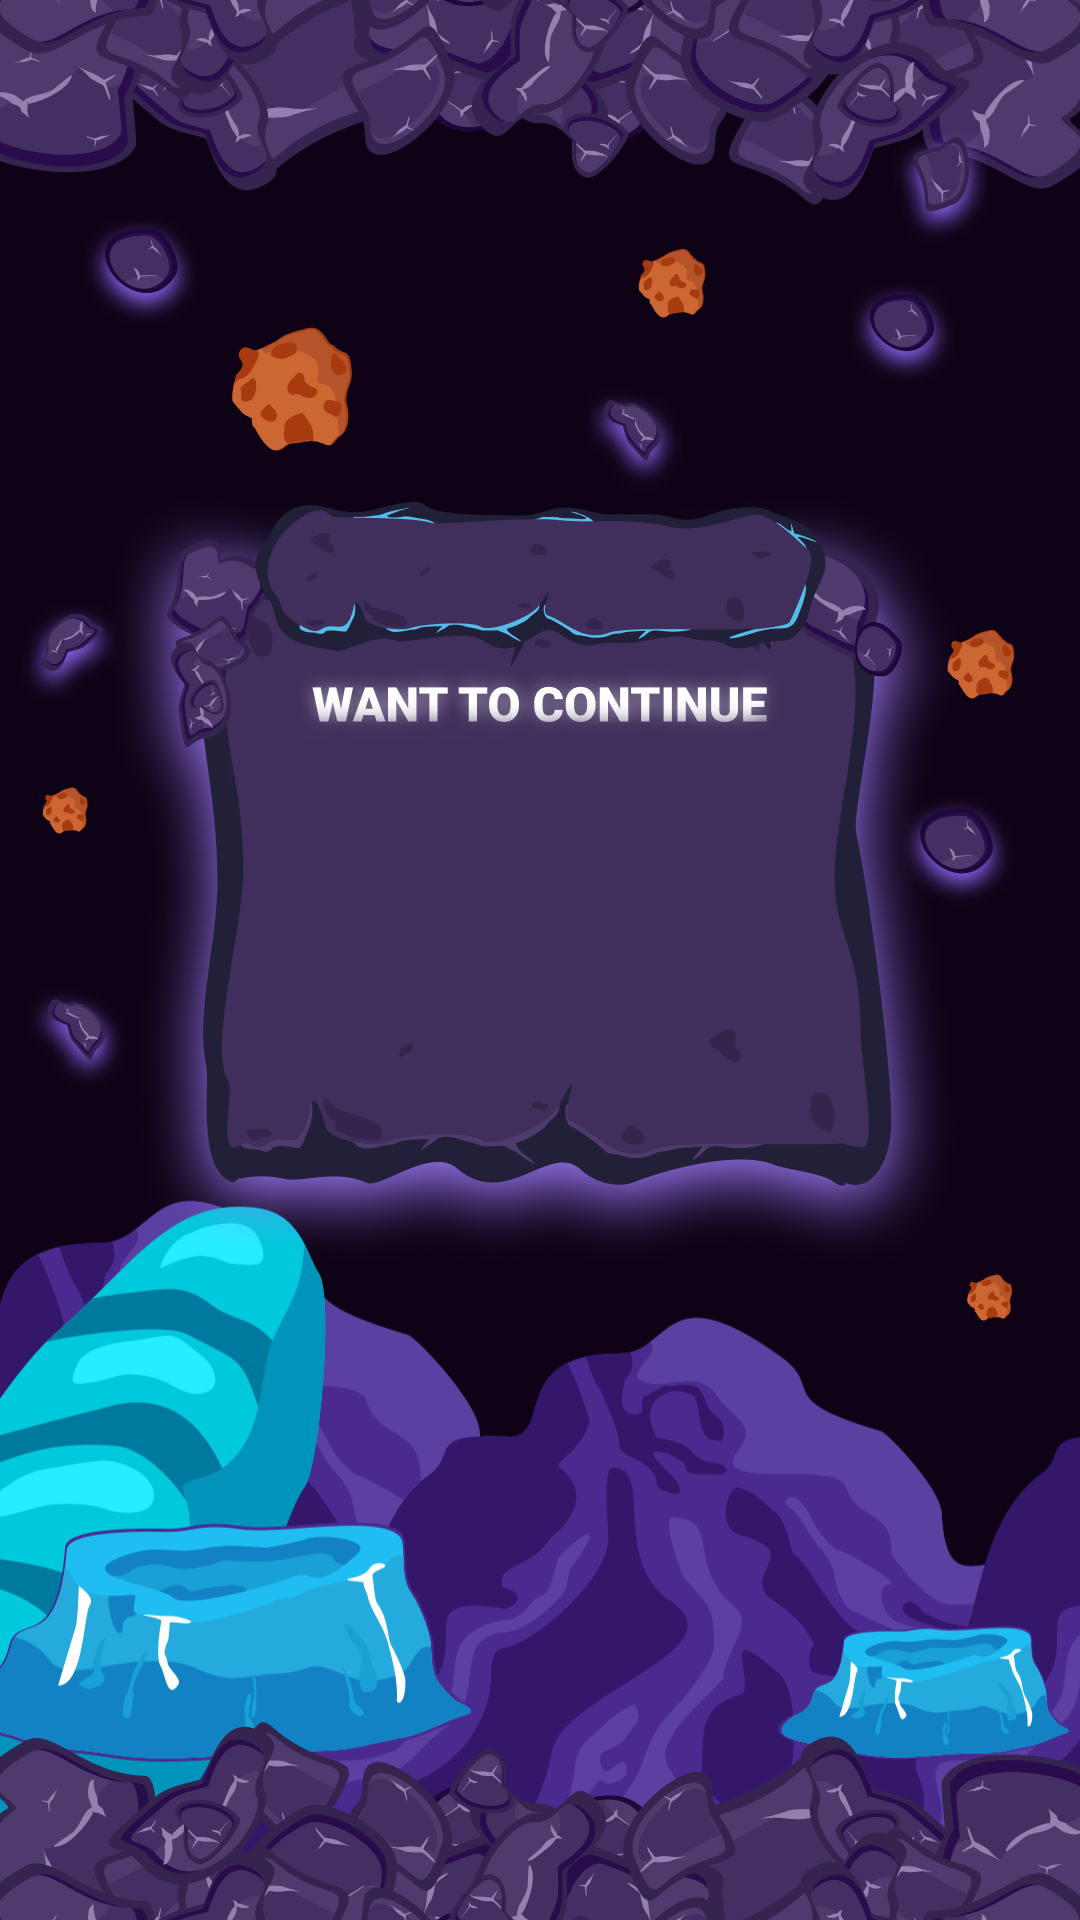

The image is a tile-based game level rendered from a .tmx file. Its description and source (layers, tilesets, objects; grid data summarised) follow:
An orthogonal 36x64 tile map with 30x30 px tiles, 1 tile layer (back), 2 tilesets and 5 objects (3x anim, 2x btn).

<map version="1.0" tiledversion="1.1.6" orientation="orthogonal" renderorder="left-up" width="36" height="64" tilewidth="30" tileheight="30" infinite="0" nextobjectid="24">
 <tileset firstgid="1" source="game_over_back.tsx" />
 <tileset firstgid="2" source="../game/game_elements/game_element_1.tsx" />
 <layer name="back" width="36" height="64">
  <data>[2304 cells, 1 non-empty, 1 distinct tile ids]</data>
 </layer>
 <objectgroup name="btn">
  <object id="17" name="game_over_finish" type="btn" x="25.0855" y="1575.83" width="1026.23" height="282.782" />
  <object id="19" name="watch_video" type="btn" x="392.907" y="864.554" width="296.89" height="221.489" />
 </objectgroup>
 <objectgroup name="anim">
  <object id="21" name="game_over" type="anim" x="328.165" y="534.397" width="424.507" height="72.2565" />
  <object id="22" name="100_continue" type="anim" x="270.772" y="882.132" width="532.392" height="182.147" />
  <object id="23" name="button_finish" type="anim" x="0" y="1586.99" width="1080" height="249.181" />
 </objectgroup>
</map>
